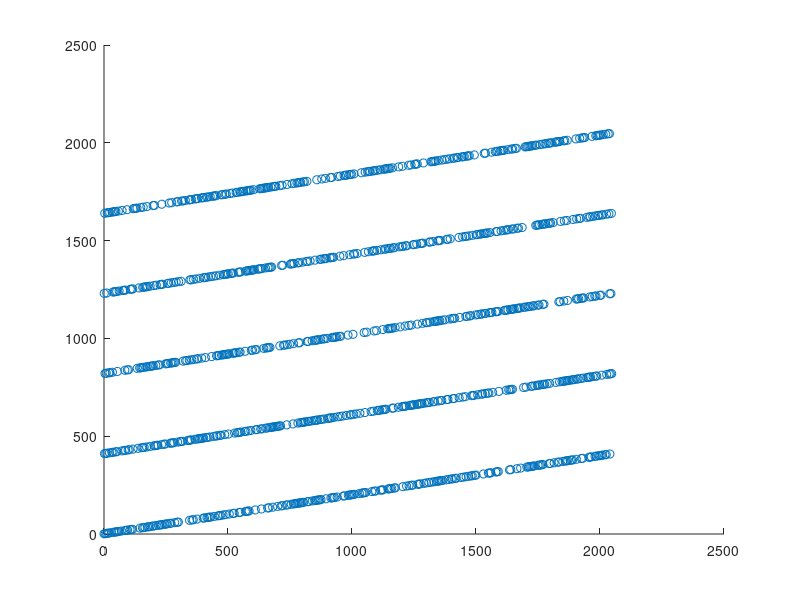
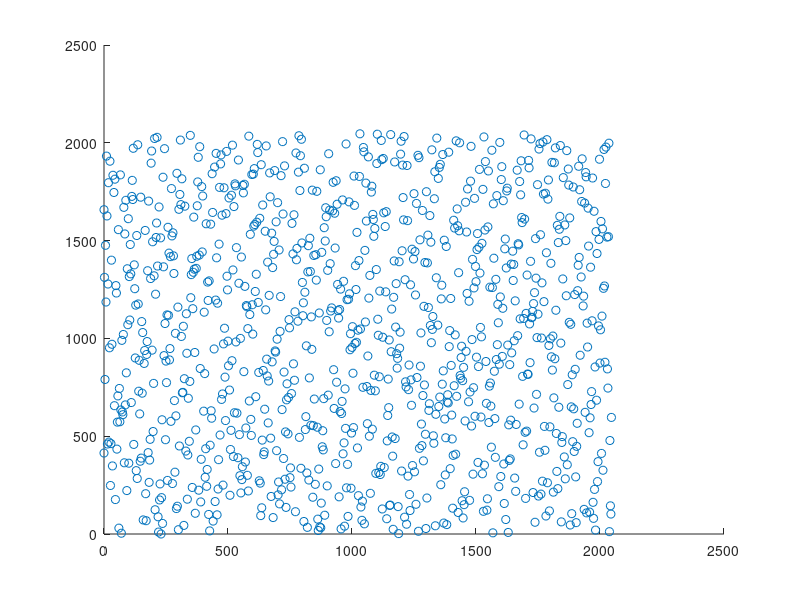
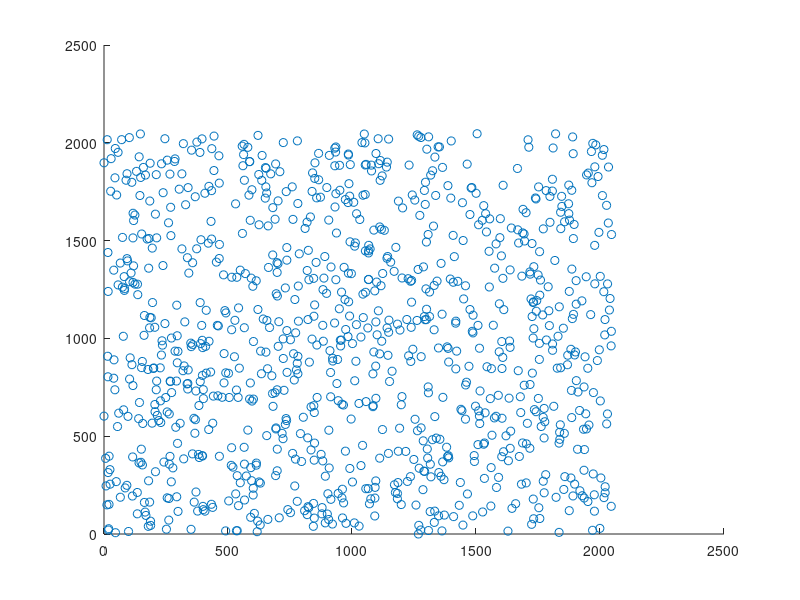

Here is the MATLAB script that generated these plots, in order:
a = 1229;
b = 1;
c = 2048;
function out = LCG(last_out) % Linear Congruential Generator with parameters a,b,c
    a = 1229;
    b = 1;
    c = 2048;
    out = mod(a*last_out + b, c);
end

N = 1000;
seed = 0;
last_out = seed;
xs = zeros(1,N);
ys = zeros(1,N);
for i = 1:N
    xs(i) = last_out;
    last_out = LCG(last_out);
    ys(i) = last_out;
end
scatter(xs,ys) %Results WITHOUT shuffling
figure

xs = zeros(1,N);
ys = zeros(1,N);
shuffle_arr = zeros(1,20);
rng_var = 0;
for i = 1:20
    last_out = LCG(last_out);
    shuffle_arr(i) = last_out;
end
for i = 1:N
    last_out = LCG(last_out);
    index_rng = mod(last_out,20) + 1; %index we are going to replace
    last_out = LCG(last_out);
    xs(i) = rng_var;
    rng_var = shuffle_arr(index_rng);
    shuffle_arr(index_rng) = last_out;
    ys(i) = rng_var;
end
scatter(xs,ys); %Results WITH shuffling
figure

xs = zeros(1,N);
ys = zeros(1,N);
last_rng = 0;
for i = 1:N
    xs(i) = last_rng;
    last_rng = random('Uniform', 0, 2048);
    ys(i) = last_rng;
end
scatter(xs,ys) %Results with Matlab's Uniform RNG
